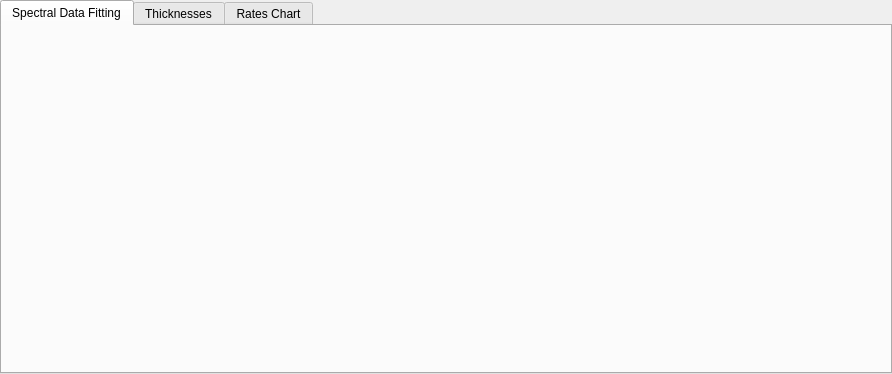
<?xml version="1.0" encoding="UTF-8"?>
<ui version="4.0">
 <class>DataFittingDialog</class>
 <widget class="QDialog" name="DataFittingDialog">
  <property name="geometry">
   <rect>
    <x>0</x>
    <y>0</y>
    <width>892</width>
    <height>374</height>
   </rect>
  </property>
  <property name="windowTitle">
   <string>Data Fitting</string>
  </property>
  <layout class="QVBoxLayout" name="verticalLayout">
   <property name="leftMargin">
    <number>0</number>
   </property>
   <property name="topMargin">
    <number>0</number>
   </property>
   <property name="rightMargin">
    <number>0</number>
   </property>
   <property name="bottomMargin">
    <number>0</number>
   </property>
   <item>
    <widget class="QTabWidget" name="tabWidget">
     <property name="currentIndex">
      <number>0</number>
     </property>
     <widget class="QWidget" name="tabSpectralDataFitting">
      <attribute name="title">
       <string>Spectral Data Fitting</string>
      </attribute>
     </widget>
     <widget class="QWidget" name="tabThicknesses">
      <attribute name="title">
       <string>Thicknesses</string>
      </attribute>
      <layout class="QVBoxLayout" name="verticalLayout_2">
       <property name="leftMargin">
        <number>0</number>
       </property>
       <property name="topMargin">
        <number>0</number>
       </property>
       <property name="rightMargin">
        <number>0</number>
       </property>
       <property name="bottomMargin">
        <number>0</number>
       </property>
       <item>
        <widget class="QTabWidget" name="tabWidgetThicknesses">
         <property name="tabPosition">
          <enum>QTabWidget::South</enum>
         </property>
         <property name="currentIndex">
          <number>0</number>
         </property>
         <property name="documentMode">
          <bool>true</bool>
         </property>
         <widget class="QWidget" name="tabRelativeErrors">
          <attribute name="title">
           <string>Relative Errors</string>
          </attribute>
         </widget>
         <widget class="QWidget" name="tabAbsoluteErrors">
          <attribute name="title">
           <string>Absolute Errors</string>
          </attribute>
         </widget>
         <widget class="QWidget" name="tabTable">
          <attribute name="title">
           <string>Table</string>
          </attribute>
          <layout class="QVBoxLayout" name="verticalLayout_3">
           <property name="leftMargin">
            <number>0</number>
           </property>
           <property name="topMargin">
            <number>0</number>
           </property>
           <property name="rightMargin">
            <number>0</number>
           </property>
           <property name="bottomMargin">
            <number>0</number>
           </property>
           <item>
            <widget class="QTableView" name="thicknessTableView">
             <property name="frameShape">
              <enum>QFrame::NoFrame</enum>
             </property>
            </widget>
           </item>
          </layout>
         </widget>
        </widget>
       </item>
      </layout>
     </widget>
     <widget class="QWidget" name="tabRatesChart">
      <attribute name="title">
       <string>Rates Chart</string>
      </attribute>
     </widget>
    </widget>
   </item>
  </layout>
 </widget>
 <resources/>
 <connections/>
</ui>
